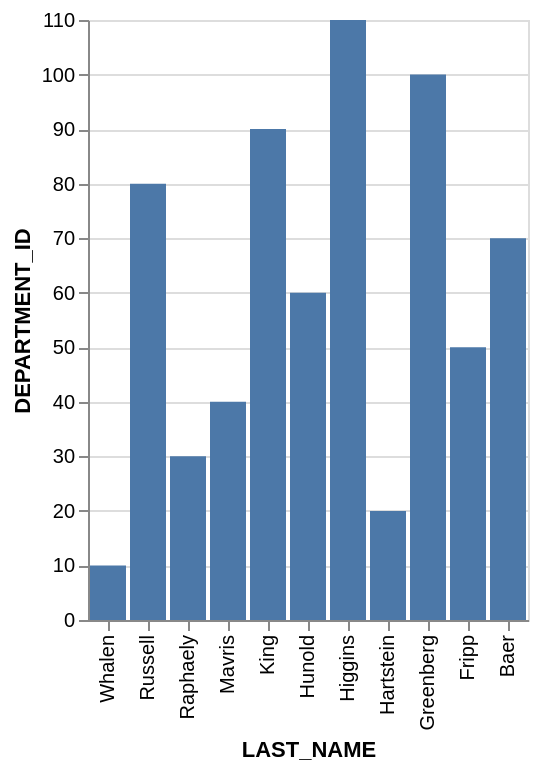

Describe this chart as a Vega-Lite specification.
### Vega-Lite specification from a JSON file in a GitHub repository (floating-point values rounded to 4 significant figures)
{"data": {"values": [{"x_data": "Whalen", "y_data": 10}, {"x_data": "Russell", "y_data": 80}, {"x_data": "Raphaely", "y_data": 30}, {"x_data": "Mavris", "y_data": 40}, {"x_data": "King", "y_data": 90}, {"x_data": "Hunold", "y_data": 60}, {"x_data": "Higgins", "y_data": 110}, {"x_data": "Hartstein", "y_data": 20}, {"x_data": "Greenberg", "y_data": 100}, {"x_data": "Fripp", "y_data": 50}, {"x_data": "Baer", "y_data": 70}]}, "mark": "bar", "encoding": {"x": {"field": "x_data", "type": "nominal", "title": "LAST_NAME", "sort": "descending"}, "y": {"field": "y_data", "type": "quantitative", "title": "DEPARTMENT_ID"}}}
